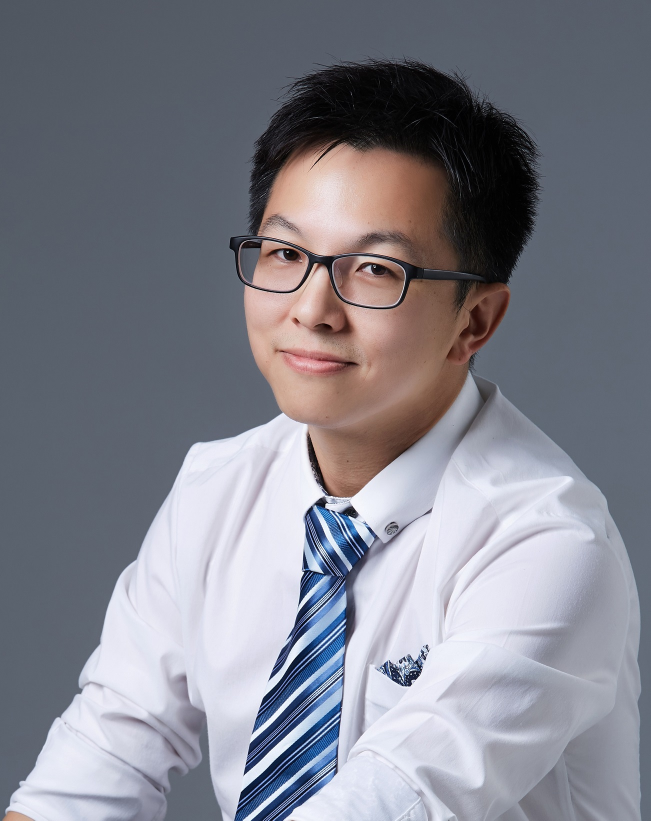
#> input picture hw_1/2019CYatAIA_s.jpg, 1301 x 1641 px (shown at 1/2 size)
$ jupyter execute hw1_lapy.ipynb
#> lines starting #> are read from the running program, lines starting #| are printed output that depends on the picture
[cell 1]
import numpy as np
from scipy.linalg import lu
import sympy as sp
from PIL import Image
import matplotlib.pyplot as plt
import cv2

[cell 2]
#1.

#(a)

# 將 A1 矩陣和 b1 向量定義成 numpy array

A1 = np.array([[3, 2, 0], [1, -1, 0], [0, 5, 1]])

b1 = np.array([2, 4, 1])

print(f"A1 = {A1}", f"b1 = {b1}", sep="\n")

#(b)

# 利用 np.linalg 解出 [x1, x2, x3]

x1 = np.linalg.solve(A1, b1)

print(f"x1 = {x1}")

# 得到 x1 作為解

#(c)

# 利用 np.linalg 求出反矩陣

A1inv = np.linalg.inv(A1)

# 將反矩陣和 b1 向量做 dot product
# 此相當於 A1^(-1) * A1 * x1 = A1^(-1) * b1
# x1 = A1^(-1) * b1

x2 = np.dot(A1inv, b1)

# 使用 numpy 函式比較 x1 及 x2 得到兩者相等

equal = np.allclose(x1, x2)

print(f" x1 equals to x2 : {equal}")

#(d)

# 使用 scipy 函式得出 A1 的 LU 矩陣

P, L, U = lu(A1)

print(f"L = {L}", f"U = {U}", sep="\n")

[cell 3]
#2.

#(a)

# 將 A2 矩陣 b2 向量定義成 numpy array

A2 = np.array([[5, -2, 2, 1], [4, -3, 4, 2], [4, -6, 7, 4]])

b2 = [1, 2, 3]

# 使用 numpy 函式將向量 b2 作為 A2 的最後一個 column 完成增廣矩陣

M = np.column_stack((A2, b2))

print(f"M = {M}")

#(b)

# 將 A2 轉為 sympy 矩陣

A2 = sp.Matrix(A2)

# 使用 sympy 函式求出 A2 的 rref

rref_matrix, pivot_columns = A2.rref()

print(f"rref = {np.array(rref_matrix)}")

[cell 4]
# 讀取圖片，並轉換成 numpy array

img1 = np.array(Image.open("2019CYatAIA_s.jpg"))
#> img1 is the input picture: shape (1641, 1301, 3); mean R, G, B 129.1, 129.9, 139.7
img2 = np.array(Image.open("BlogFeatureColor.jpg"))
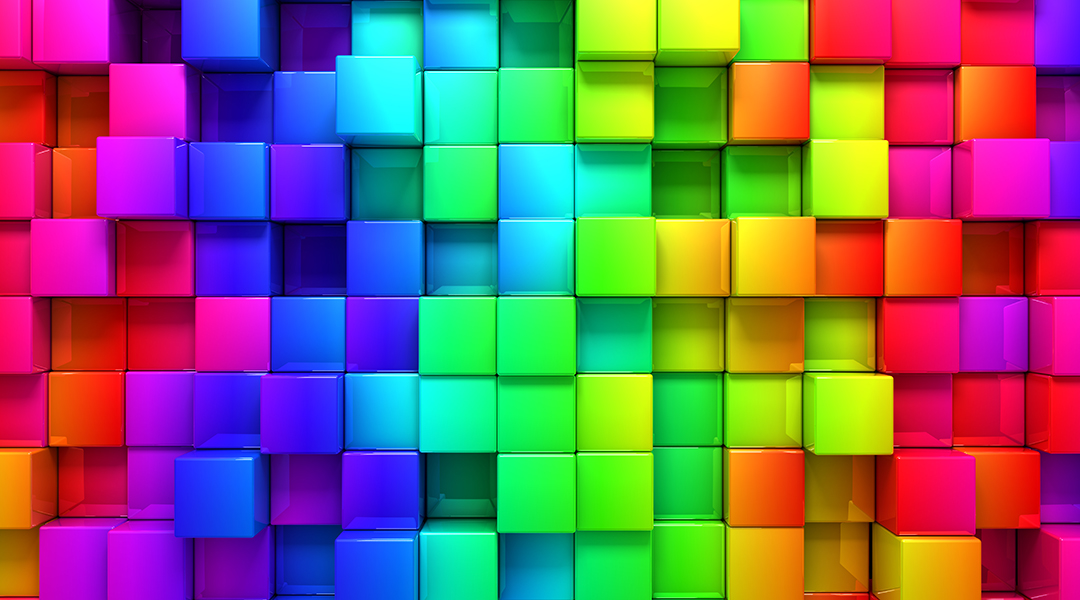
#> input picture hw_1/BlogFeatureColor.jpg, 1080 x 600 px
#> img2 is the input picture: shape (600, 1080, 3); mean R, G, B 122.3, 101.4, 105.3

# 調整 img2 的大小以匹配 img1

img2_resized = cv2.resize(img2, (img1.shape[1], img1.shape[0]))
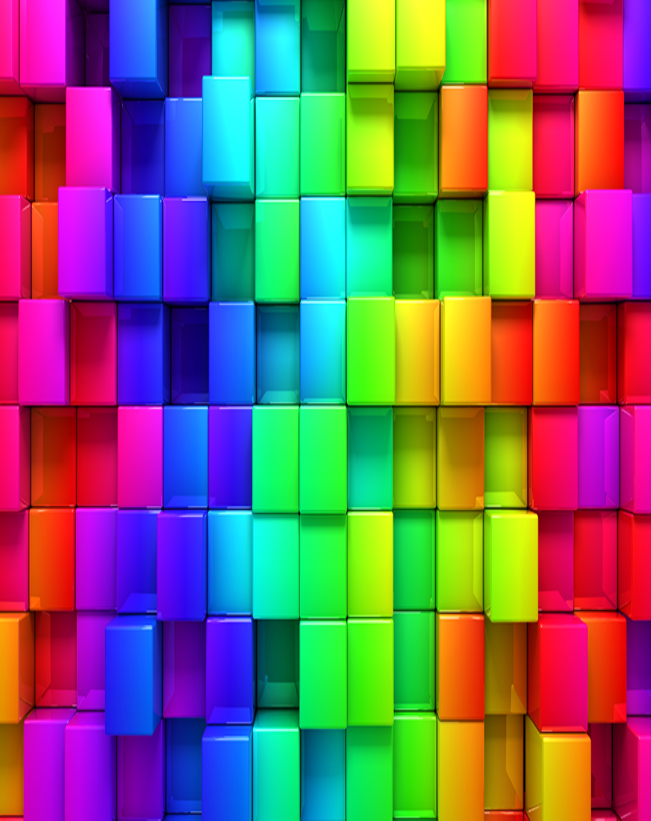
#> img2_resized: shape (1641, 1301, 3) (shown at 1/2 size); mean R, G, B 122.2, 101.3, 105.2

# 將兩張圖片相加

img_added = cv2.add(img1, img2_resized)
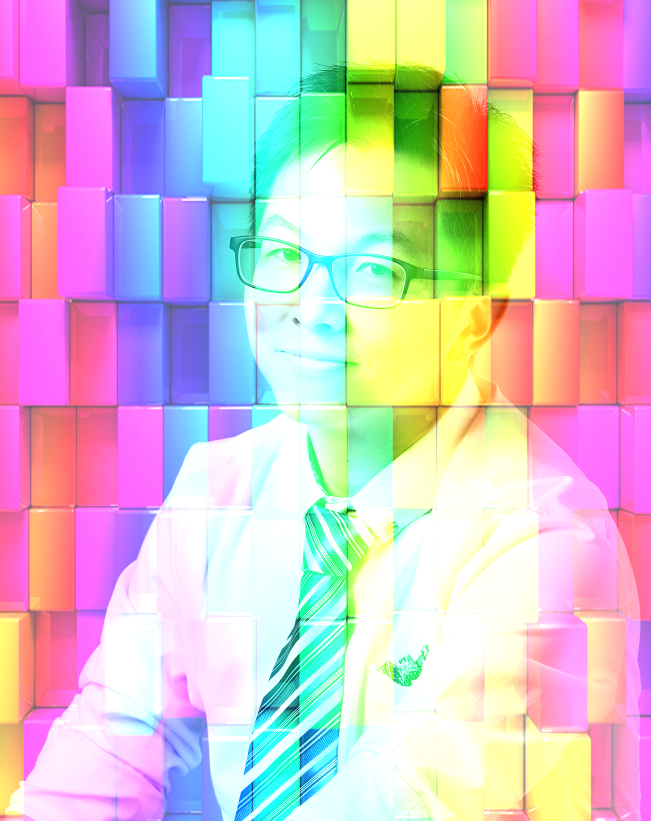
#> img_added: shape (1641, 1301, 3) (shown at 1/2 size); mean R, G, B 212.2, 191.1, 201.9

# 使用 matplotlib 顯示圖片

plt.imshow(cv2.cvtColor(img_added, cv2.COLOR_BGR2RGB))
plt.axis("off")
plt.show()
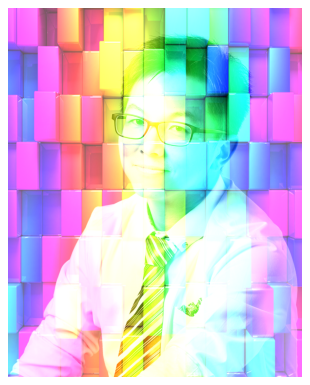
#> figure drawn by matplotlib, 1 panel; B, G, R data is drawn as R, G, B

[cell 5]
#將兩張圖片相減

img_sub = cv2.subtract(img1, img2_resized)
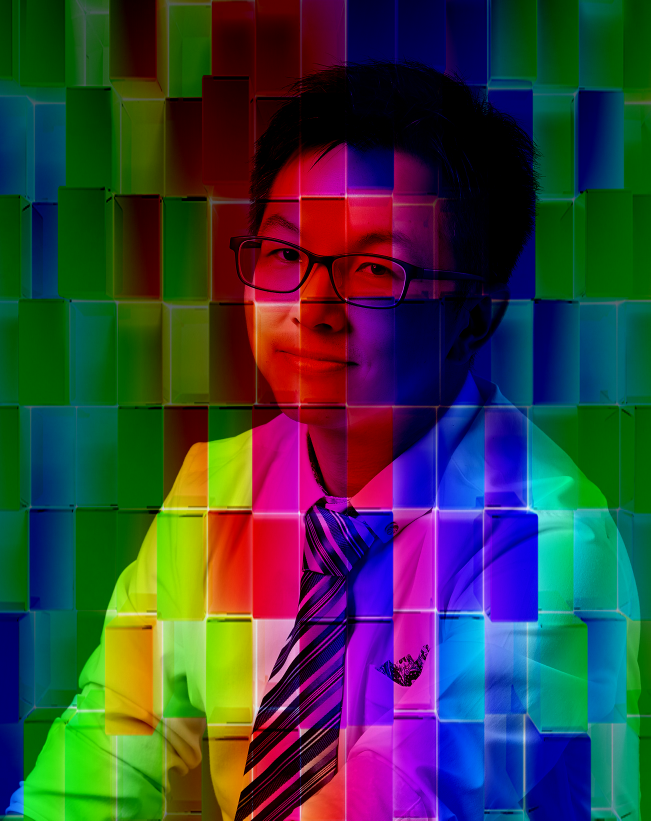
#> img_sub: shape (1641, 1301, 3) (shown at 1/2 size); mean R, G, B 54.9, 61.9, 63.5

# 使用 matplotlib 顯示圖片

plt.imshow(img_sub)
plt.axis("off")
plt.show()

[cell 6]
# 讀取圖片

img = cv2.imread("2019CYatAIA_s.jpg")

# 獲取圖片維度和中心點

(h, w) = img.shape[:2]
#> h = 1641; w = 1301
(center_x, center_y) = (w // 2, h // 2)
#> center_x = 650; center_y = 820

# 生成旋轉矩陣，旋轉 120 度，縮放 0.5 倍

rotation_matrix = cv2.getRotationMatrix2D((center_x, center_y), 120, 0.5)

# 進行旋轉

rotated_img = cv2.warpAffine(img, rotation_matrix, (w, h))
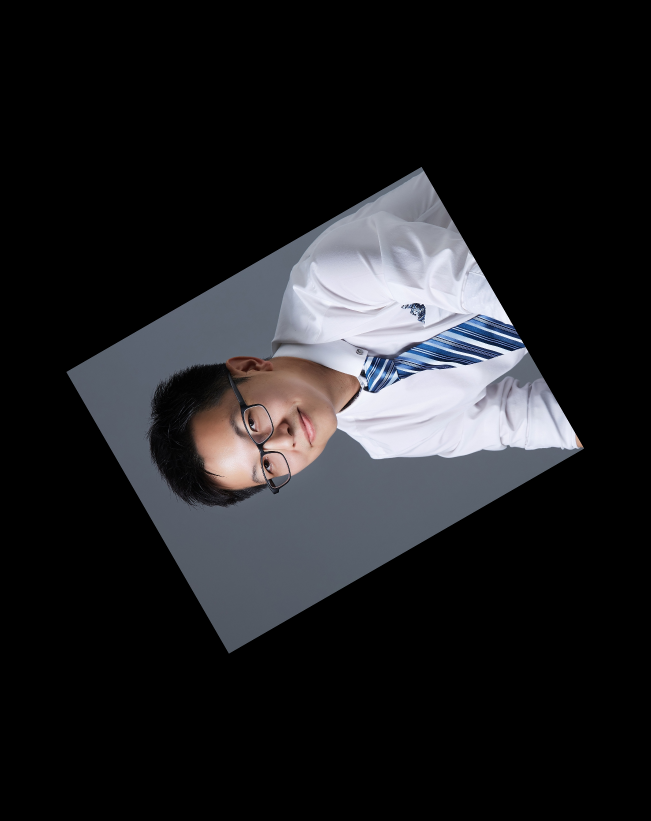
#> rotated_img: shape (1641, 1301, 3) (shown at 1/2 size); mean B, G, R 34.9, 32.5, 32.3

# 將 BGR 圖像轉換為 RGB 格式，以便在 matplotlib 中正確顯示

rotated_img_rgb = cv2.cvtColor(rotated_img, cv2.COLOR_BGR2RGB)

# 使用 matplotlib 顯示圖片

plt.imshow(rotated_img_rgb)
plt.axis('off')
plt.show()

[cell 7]
# 參考自http://surl.li/saxfs

# 以灰階讀取圖片

img = cv2.imread("2019CYatAIA_s.jpg", 0)
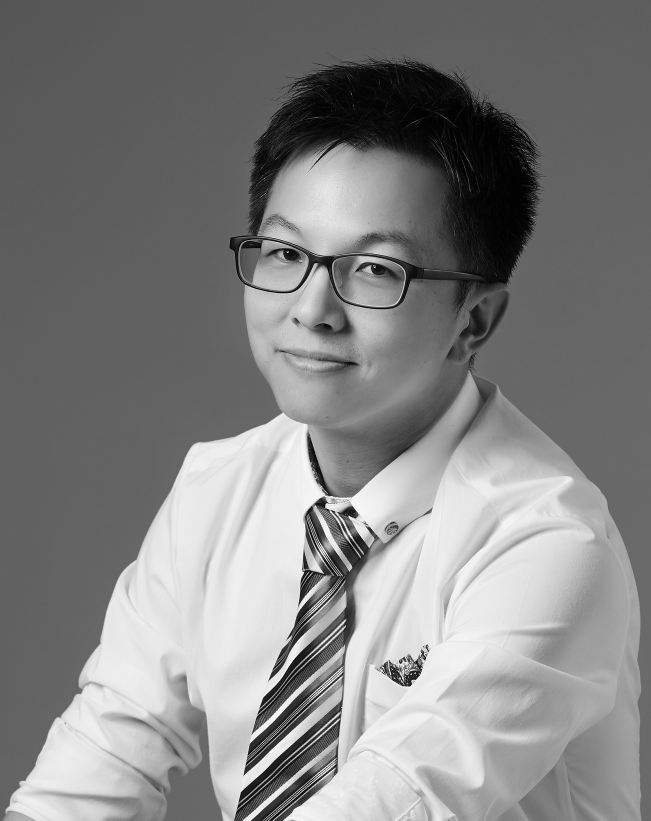
#> img: shape (1641, 1301) (shown at 1/2 size); min 0, max 255, mean 130.8

# 使用Canny Edge Detenction

edges = cv2.Canny(img,100,200)
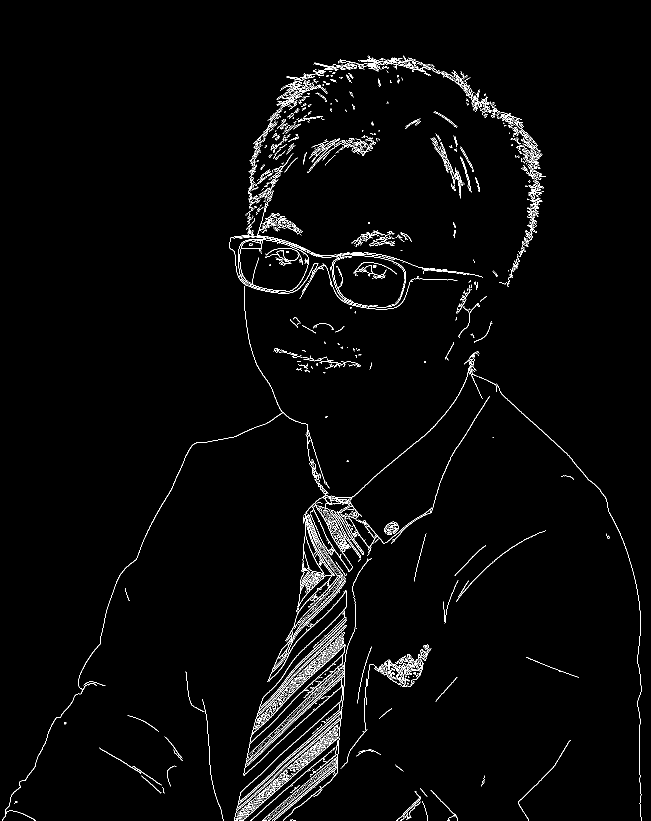
#> edges: shape (1641, 1301) (shown at 1/2 size); 2.3% white in thin lines or dots

# 使用 matplotlib 將處理前後的圖片作為一行兩列的佈局顯示，使用camp參數確保圖片顯示為灰階，並加上標題

plt.subplot(121),plt.imshow(img,cmap = 'gray')
plt.title('Original Image'), plt.xticks([]), plt.yticks([])
plt.subplot(122),plt.imshow(edges,cmap = 'gray')
plt.title('Edge Image'), plt.xticks([]), plt.yticks([])

plt.show()
